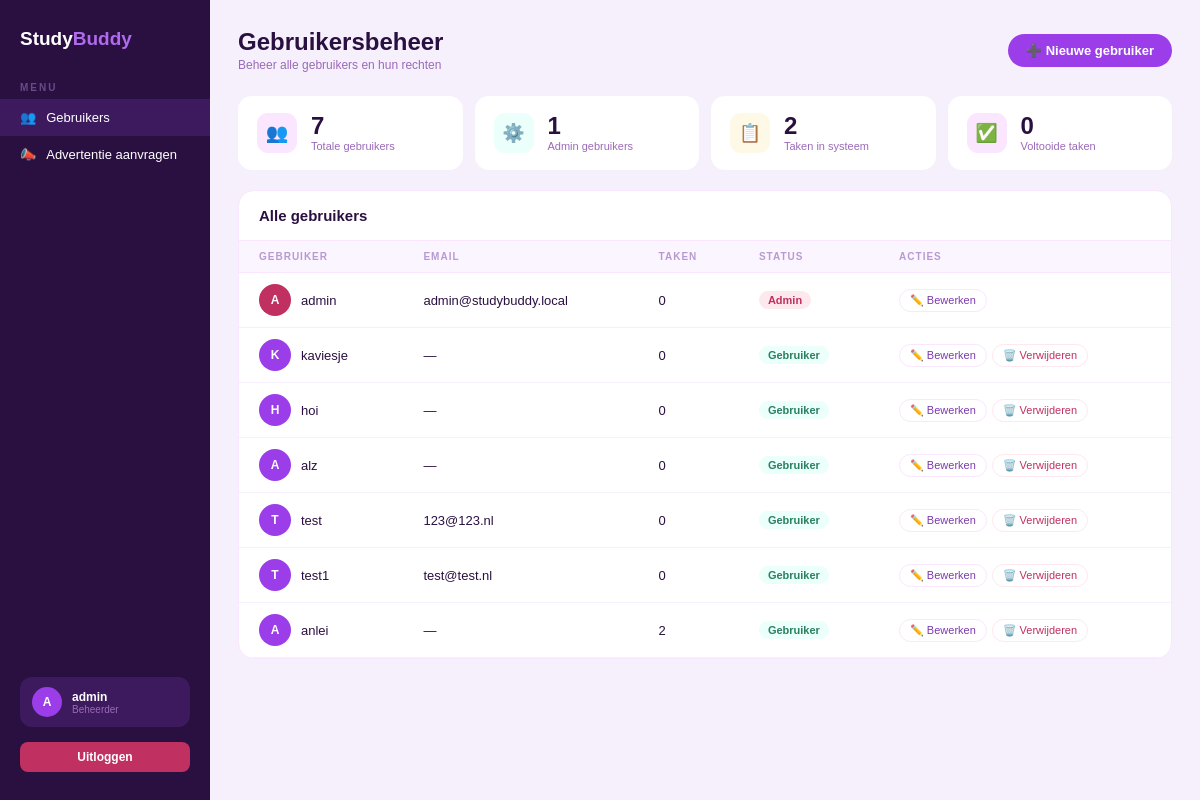
Page /admin (signed in) on the earlier database version.
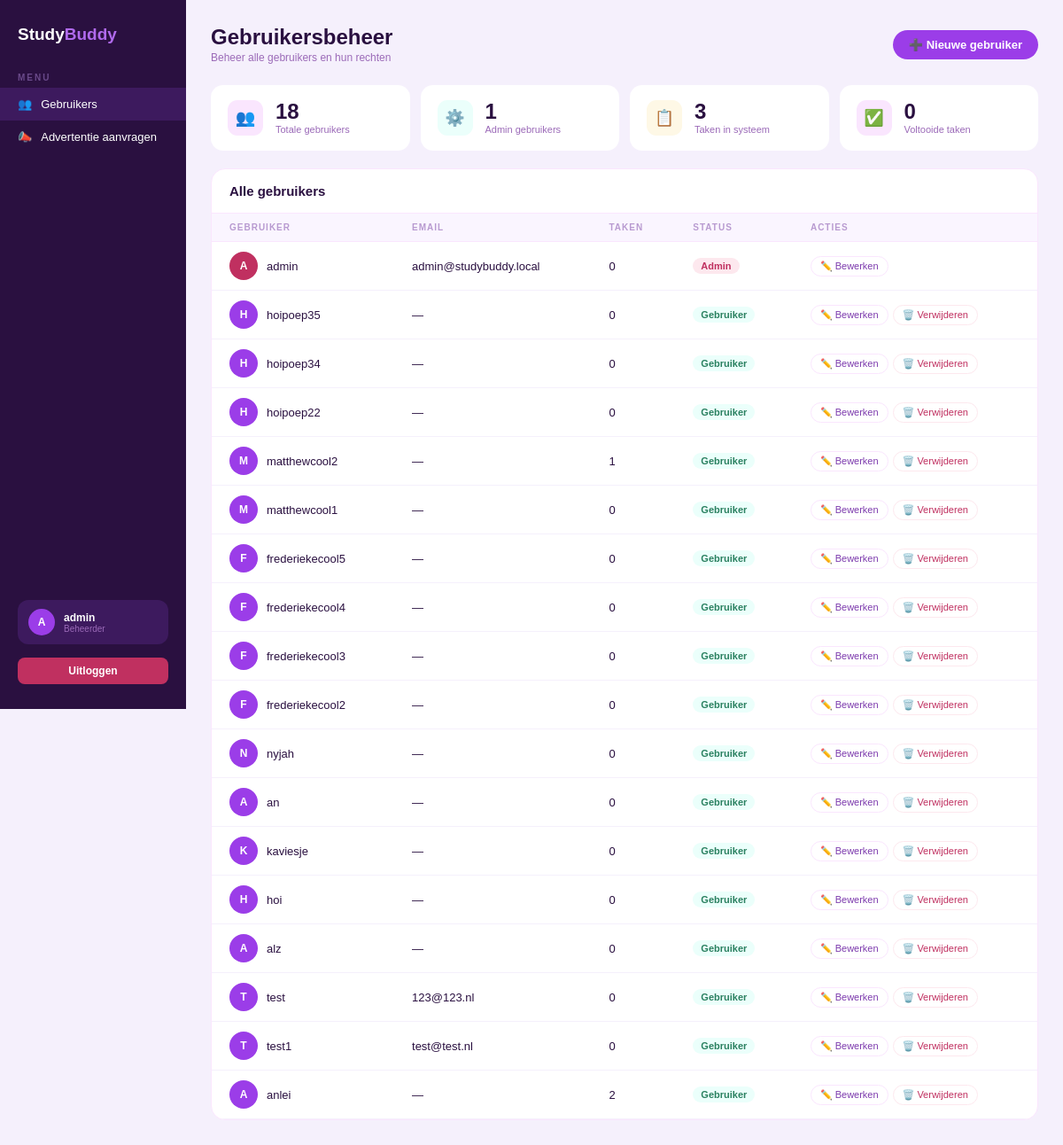
Same page on the later database version.
### tables this page shows
CREATE TABLE users (
            id INTEGER PRIMARY KEY AUTOINCREMENT,
            username TEXT NOT NULL UNIQUE,
            password TEXT NOT NULL,
            email TEXT,
            telefoonnummer TEXT,
            foto TEXT
        , is_admin INTEGER DEFAULT 0);

### app.py (the view)
@app.route("/admin")
@admin_required
def admin_dashboard():
    db = get_db()
    totaal_users = db.execute("SELECT COUNT(*) FROM users").fetchone()[0]
    totaal_taken = db.execute("SELECT COUNT(*) FROM taken").fetchone()[0]
    voltooide_taken = db.execute("SELECT COUNT(*) FROM taken WHERE voltooid = 1").fetchone()[0]
    admin_users = db.execute("SELECT COUNT(*) FROM users WHERE is_admin = 1").fetchone()[0]
    users = db.execute("""
        SELECT u.id, u.username, u.email, u.is_admin,
               (SELECT COUNT(*) FROM taken WHERE user_id = u.id) as taken_count
        FROM users u
        ORDER BY u.is_admin DESC, u.id DESC
    """).fetchall()
    logger.info(f"Admin dashboard geopend door gebruiker {session['user_id']}")
    return render_template("admin.html",
        totaal_users=totaal_users,
        totaal_taken=totaal_taken,
        voltooide_taken=voltooide_taken,
        admin_users=admin_users,
        users=users
    )

### app.py (called while the page is built)
def ingelogd():
    return "user_id" in session

def is_admin():
    return bool(session.get("is_admin"))

def admin_required(f):
    from functools import wraps
    @wraps(f)
    def decorated_function(*args, **kwargs):
        if not ingelogd() or not is_admin():
            flash("U hebt geen toegang tot deze pagina.", "error")
            return redirect(url_for("dashboard"))
        return f(*args, **kwargs)
    return decorated_function

### database.py (called while the page is built)
def get_db():
    conn = sqlite3.connect("studybuddy.db", timeout=30)
    conn.row_factory = sqlite3.Row
    conn.execute("PRAGMA journal_mode=WAL")
    return conn

### templates/admin.html (shortened to what this page needs)
{% extends "base.html" %}
{% block head_extra %}
  <link rel="stylesheet" href="{{ url_for('static', filename='css/admin.css') }}">
{% endblock %}
{% block content %}
<div style="display: flex; min-height: 100vh; background: #f5f0fc; color: #2a1040; font-family: 'DM Sans', sans-serif;">
  <aside style="width: 210px; background: #2a1040; display: flex; flex-direction: column; padding: 28px 0; position: fixed; top: 0; left: 0; min-height: 100vh;">
    <div style="font-family: 'Syne', sans-serif; font-size: 19px; font-weight: 800; color: white; padding: 0 20px; margin-bottom: 32px;">
      Study<span style="color: #b06aed;">Buddy</span>
    </div>
    <div style="font-size: 10px; font-weight: 600; letter-spacing: 2px; text-transform: uppercase; color: #6a4a8a; padding: 0 20px; margin-bottom: 6px;">Menu</div>
    <a href="{{ url_for('admin_dashboard') }}" style="display: flex; align-items: center; gap: 10px; padding: 11px 20px; font-size: 13px; color: white; text-decoration: none; transition: 0.2s; background: #3d1a5e;">
      <span>👥</span> Gebruikers
    </a>
    <a href="{{ url_for('admin_ad_requests') }}" style="display: flex; align-items: center; gap: 10px; padding: 11px 20px; font-size: 13px; color: white; text-decoration: none; transition: 0.2s;">
      <span>📣</span> Advertentie aanvragen
    </a>
    <div style="margin-top: auto; padding: 0 20px;">
      <div style="display: flex; align-items: center; gap: 10px; background: #3d1a5e; border-radius: 12px; padding: 10px 12px;">
        <div style="width: 30px; height: 30px; background: #9b3de8; border-radius: 50%; display: flex; align-items: center; justify-content: center; font-family: 'Syne', sans-serif; font-size: 12px; font-weight: 800; color: white;">
          {{ session.username[0].upper() }}
        </div>
        <div>
          <div style="font-size: 12px; font-weight: 600; color: white;">{{ session.username }}</div>
          <div style="font-size: 10px; color: #9b6ab8;">Beheerder</div>
        </div>
      </div>
      <a href="{{ url_for('logout') }}" style="display: block; margin-top: 15px; padding: 8px 12px; background: #c03060; color: white; border-radius: 8px; text-align: center; text-decoration: none; font-size: 12px; font-weight: 600;">
        Uitloggen
      </a>
    </div>
  </aside>
  <main style="margin-left: 210px; flex: 1; padding: 28px;">
    <div style="display: flex; align-items: center; justify-content: space-between; margin-bottom: 24px;">
      <div>
        <div style="font-family: 'Syne', sans-serif; font-size: 24px; font-weight: 800;">Gebruikersbeheer</div>
        <div style="font-size: 12px; color: #9b6ab8; margin-top: 2px;">Beheer alle gebruikers en hun rechten</div>
      </div>
      <a href="{{ url_for('admin_user_create') }}" style="padding: 9px 18px; background: #9b3de8; color: white; border-radius: 99px; font-family: 'DM Sans', sans-serif; font-size: 13px; font-weight: 600; text-decoration: none; cursor: pointer;">
        ➕ Nieuwe gebruiker
      </a>
    </div>
    <div style="display: grid; grid-template-columns: repeat(4, 1fr); gap: 12px; margin-bottom: 20px;">
      <div style="background: white; border-radius: 14px; padding: 16px 18px; display: flex; align-items: center; gap: 14px; border: 1.5px solid transparent; transition: 0.2s;">
        <div style="width: 40px; height: 40px; border-radius: 11px; display: flex; align-items: center; justify-content: center; font-size: 18px; background: #FAE6FE;">👥</div>
        <div>
          <div style="font-family: 'Syne', sans-serif; font-size: 24px; font-weight: 800; line-height: 1;">{{ totaal_users }}</div>
          <div style="font-size: 11px; color: #9b6ab8; margin-top: 2px;">Totale gebruikers</div>
        </div>
      </div>
      <div style="background: white; border-radius: 14px; padding: 16px 18px; display: flex; align-items: center; gap: 14px; border: 1.5px solid transparent; transition: 0.2s;">
        <div style="width: 40px; height: 40px; border-radius: 11px; display: flex; align-items: center; justify-content: center; font-size: 18px; background: #EBFFFB;">⚙️</div>
        <div>
          <div style="font-family: 'Syne', sans-serif; font-size: 24px; font-weight: 800; line-height: 1;">{{ admin_users }}</div>
          <div style="font-size: 11px; color: #9b6ab8; margin-top: 2px;">Admin gebruikers</div>
        </div>
      </div>
      <div style="background: white; border-radius: 14px; padding: 16px 18px; display: flex; align-items: center; gap: 14px; border: 1.5px solid transparent; transition: 0.2s;">
        <div style="width: 40px; height: 40px; border-radius: 11px; display: flex; align-items: center; justify-content: center; font-size: 18px; background: #FEF8E6;">📋</div>
        <div>
          <div style="font-family: 'Syne', sans-serif; font-size: 24px; font-weight: 800; line-height: 1;">{{ totaal_taken }}</div>
          <div style="font-size: 11px; color: #9b6ab8; margin-top: 2px;">Taken in systeem</div>
        </div>
      </div>
      <div style="background: white; border-radius: 14px; padding: 16px 18px; display: flex; align-items: center; gap: 14px; border: 1.5px solid transparent; transition: 0.2s;">
        <div style="width: 40px; height: 40px; border-radius: 11px; display: flex; align-items: center; justify-content: center; font-size: 18px; background: #FAE6FE;">✅</div>
        <div>
          <div style="font-family: 'Syne', sans-serif; font-size: 24px; font-weight: 800; line-height: 1;">{{ voltooide_taken }}</div>
          <div style="font-size: 11px; color: #9b6ab8; margin-top: 2px;">Voltooide taken</div>
        </div>
      </div>
    </div>
    <div style="background: white; border-radius: 16px; overflow: hidden; border: 1.5px solid #FAE6FE;">
      <div style="display: flex; align-items: center; justify-content: space-between; padding: 16px 20px; border-bottom: 1.5px solid #FAE6FE;">
        <div style="font-family: 'Syne', sans-serif; font-size: 15px; font-weight: 700;">Alle gebruikers</div>
      </div>
      <table style="width: 100%; border-collapse: collapse;">
        <thead>
          <tr>
            <th style="text-align: left; font-size: 10px; font-weight: 600; letter-spacing: 1px; text-transform: uppercase; color: #b89ad0; padding: 10px 20px; background: #faf5ff; border-bottom: 1.5px solid #FAE6FE;">Gebruiker</th>
            <th style="text-align: left; font-size: 10px; font-weight: 600; letter-spacing: 1px; text-transform: uppercase; color: #b89ad0; padding: 10px 20px; background: #faf5ff; border-bottom: 1.5px solid #FAE6FE;">Email</th>
            <th style="text-align: left; font-size: 10px; font-weight: 600; letter-spacing: 1px; text-transform: uppercase; color: #b89ad0; padding: 10px 20px; background: #faf5ff; border-bottom: 1.5px solid #FAE6FE;">Taken</th>
            <th style="text-align: left; font-size: 10px; font-weight: 600; letter-spacing: 1px; text-transform: uppercase; color: #b89ad0; padding: 10px 20px; background: #faf5ff; border-bottom: 1.5px solid #FAE6FE;">Status</th>
            <th style="text-align: left; font-size: 10px; font-weight: 600; letter-spacing: 1px; text-transform: uppercase; color: #b89ad0; padding: 10px 20px; background: #faf5ff; border-bottom: 1.5px solid #FAE6FE;">Acties</th>
          </tr>
        </thead>
        <tbody>
          {% for user in users %}
          <tr style="border-bottom: 1px solid #f5f0fc; transition: 0.15s;">
            <td style="padding: 11px 20px; font-size: 13px;">
              <div style="display: flex; align-items: center; gap: 10px;">
                <div style="width: 32px; height: 32px; border-radius: 50%; display: flex; align-items: center; justify-content: center; font-family: 'Syne', sans-serif; font-size: 12px; font-weight: 800; color: white; background: {% if user.is_admin %}#c03060{% else %}#9b3de8{% endif %}; flex-shrink: 0;">
                  {{ user.username[0].upper() }}
                </div>
                <div>
                  <div style="font-size: 13px; font-weight: 500;">{{ user.username }}</div>
                </div>
              </div>
            </td>
            <td style="padding: 11px 20px; font-size: 13px;">{{ user.email or '—' }}</td>
            <td style="padding: 11px 20px; font-size: 13px;">{{ user.taken_count }}</td>
            <td style="padding: 11px 20px; font-size: 13px;">
              {% if user.is_admin %}
                <span style="display: inline-block; padding: 3px 9px; border-radius: 99px; font-size: 11px; font-weight: 600; background: #fde8ee; color: #c03060;">Admin</span>
              {% else %}
                <span style="display: inline-block; padding: 3px 9px; border-radius: 99px; font-size: 11px; font-weight: 600; background: #EBFFFB; color: #2a8060;">Gebruiker</span>
              {% endif %}
            </td>
            <td style="padding: 11px 20px; font-size: 13px;">
              <div style="display: flex; gap: 5px; flex-wrap: wrap;">
                <a href="{{ url_for('admin_user_edit', user_id=user.id) }}" style="padding: 4px 10px; border-radius: 99px; font-size: 11px; font-weight: 500; border: 1.5px solid #FAE6FE; background: transparent; color: #7c3aad; text-decoration: none; cursor: pointer; transition: 0.2s;">
                  ✏️ Bewerken
                </a>
                {% if user.id != session.user_id %}
                <form method="POST" action="{{ url_for('admin_user_delete', user_id=user.id) }}" style="display: inline;" onsubmit="return confirm('Weet je zeker dat je deze gebruiker wilt verwijderen?');">
                  <button type="submit" style="padding: 4px 10px; border-radius: 99px; font-size: 11px; font-weight: 500; border: 1.5px solid #fde8ee; background: transparent; color: #c03060; cursor: pointer; transition: 0.2s;">
                    🗑️ Verwijderen
                  </button>
                </form>
                {% endif %}
              </div>
            </td>
          </tr>
          {% endfor %}
        </tbody>
      </table>
    </div>
  </main>
</div>
{% endblock %}

### templates/base.html (shortened to what this page needs)
<!DOCTYPE html>
<html lang="en">
<head>
    <link rel="stylesheet" href="{{ url_for('static', filename='css/style.css') }}">
    {% block head_extra %}{% endblock %}
</head>
<body>
    {% block content %}{% endblock %}
</body>
</html>

### static/css/style.css (style rules this page uses)
* { margin: 0; padding: 0; box-sizing: border-box; }
body { font-family: 'Segoe UI', sans-serif; background: #e8e8e8; min-height: 100vh; }

### static/css/admin.css (style rules this page uses)
* { margin: 0; padding: 0; box-sizing: border-box; }
body { font-family: 'DM Sans', sans-serif; }
table { width: 100%; border-collapse: collapse; }
thead th { text-align: left; font-size: 10px; font-weight: 600; letter-spacing: 1px; text-transform: uppercase; color: #b89ad0; padding: 10px 20px; background: #faf5ff; border-bottom: 1.5px solid #FAE6FE; }
tbody tr { border-bottom: 1px solid #f5f0fc; transition: .15s; }
tbody tr:last-child { border-bottom: none; }
td { padding: 11px 20px; font-size: 13px; vertical-align: middle; }

Differences in the rows shown:
added users: username "H", username "hoipoep35", email "—", taken_count "0", shows "Gebruiker"
added users: username "H", username "hoipoep34", email "—", taken_count "0", shows "Gebruiker"
added users: username "H", username "hoipoep22", email "—", taken_count "0", shows "Gebruiker"
added users: username "M", username "matthewcool2", email "—", taken_count "1", is_admin "Gebruiker"
added users: username "M", username "matthewcool1", email "—", taken_count "0", shows "Gebruiker"
added users: username "F", username "frederiekecool5", email "—", taken_count "0", shows "Gebruiker"
added users: username "F", username "frederiekecool4", email "—", taken_count "0", shows "Gebruiker"
added users: username "F", username "frederiekecool3", email "—", taken_count "0", shows "Gebruiker"
added users: username "F", username "frederiekecool2", email "—", taken_count "0", shows "Gebruiker"
added users: username "N", username "nyjah", email "—", taken_count "0", shows "Gebruiker"
added users: username "A", username "an", email "—", taken_count "0", shows "Gebruiker"
Other differences:
{{ totaal_users }}: "7" → "18"
{{ totaal_taken }}: "2" → "3"
